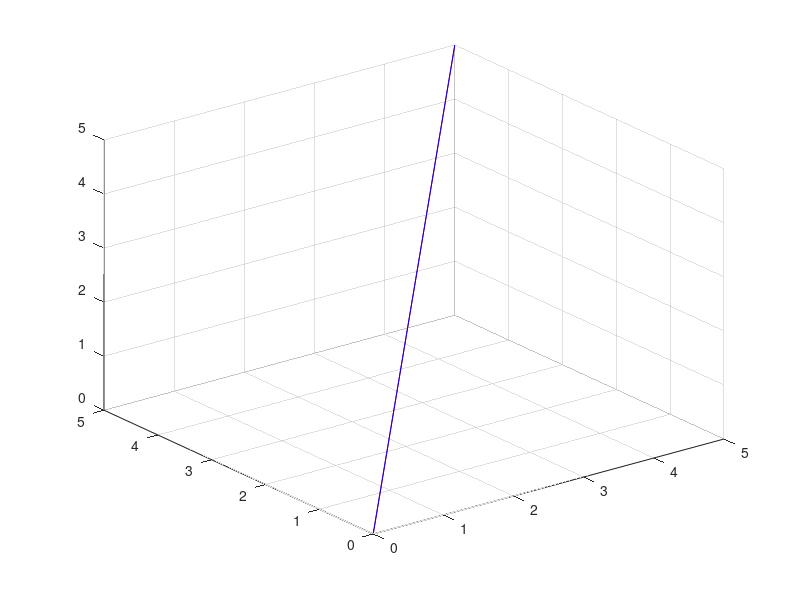

Here is the MATLAB script that generated this plot:
% cross product calculator
clc
clear

x1=input("xcomp1: ");
y1=input("ycomp1: ");
z1=input("zcomp1: ");

x2=input("\nxcomp2: ");
y2=input("ycomp2: ");
z2=input("zcomp2: ");

crossprodx = (y1*z2-z1*y2);
crossprody = -(x1*z2-z1*x2);
crossprodz = (x1*y2-y1*x2);

fprintf("\n< %d , %d , %d >\n",crossprodx,crossprody,crossprodz);
disp("AND");
fprintf("< %d , %d , %d >\n\n\n",-1*crossprodx,-1*crossprody,-1*crossprodz);

magUnitVec = (crossprodx*crossprodx+crossprody*crossprody+crossprodz*crossprodz)^0.5;

disp("Unit Vectors: " )
fprintf("\n< %f , %f , %f >\n",crossprodx/magUnitVec,crossprody/magUnitVec,crossprodz/magUnitVec);
disp("AND");
fprintf("< %f , %f , %f >\n",-1*crossprodx/magUnitVec,-1*crossprody/magUnitVec,-1*crossprodz/magUnitVec);

arrVec1x = [0,x1];
arrVec1y = [0,y1];
arrVec1z = [0,z1]; 

arrVec2x = [0,x2];
arrVec2y = [0,y2];
arrVec2z = [0,z2];

cross1x = [0,crossprodx];
cross1y = [0,crossprody];
cross1z = [0,crossprodz];

cross2x = [0,-crossprodx];
cross2y = [0,-crossprody];
cross2z = [0,-crossprodz];

plot3(arrVec1x,arrVec1y,arrVec1z,"r");
grid on
hold on
plot3(arrVec2x,arrVec2y,arrVec2z,"b");
hold on
plot3(cross1x,cross1y,cross1z,"c");
hold on
plot3(cross2x,cross2y,cross2z,"m");
hold off